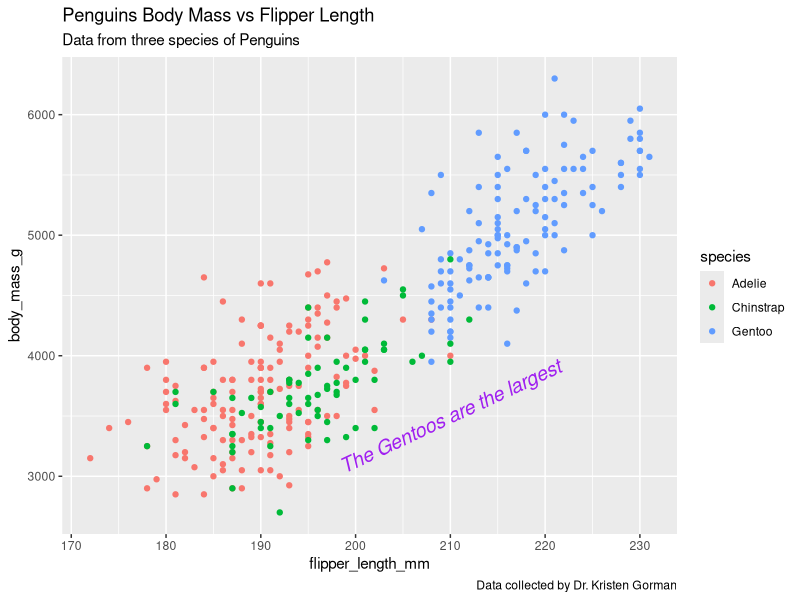
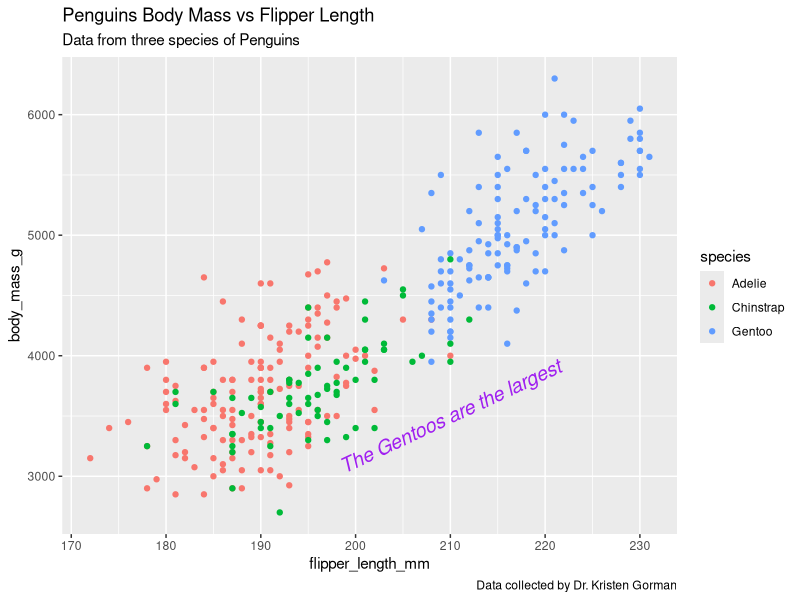
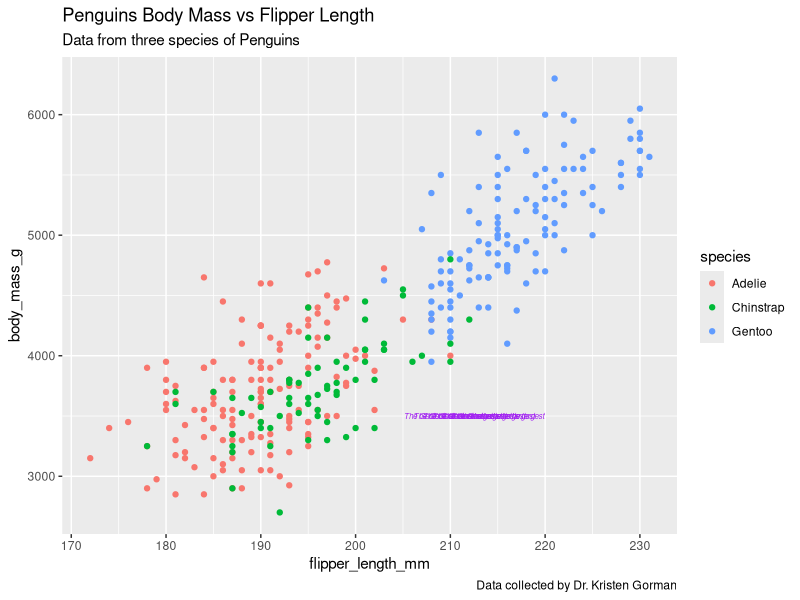
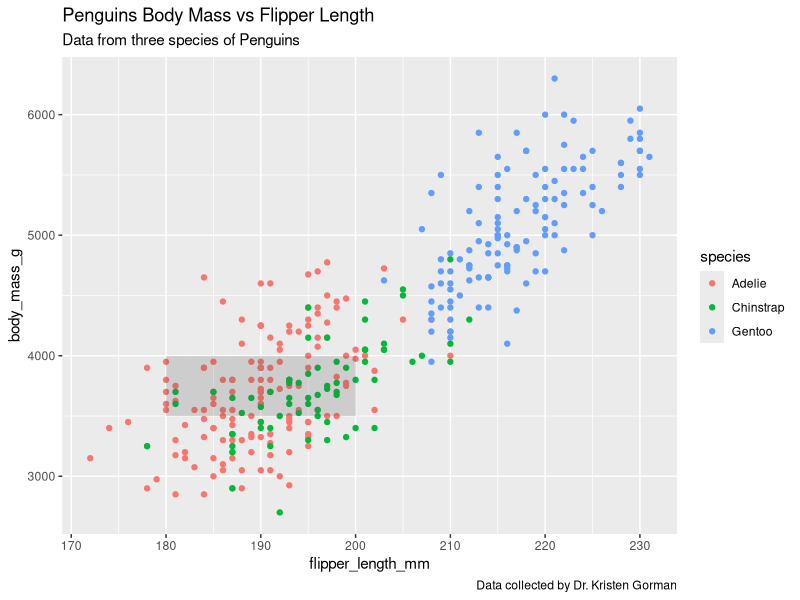
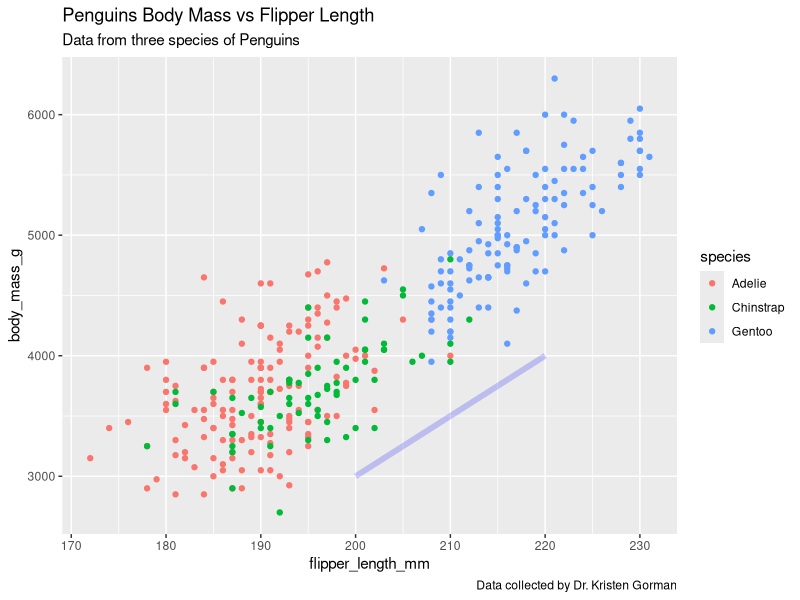
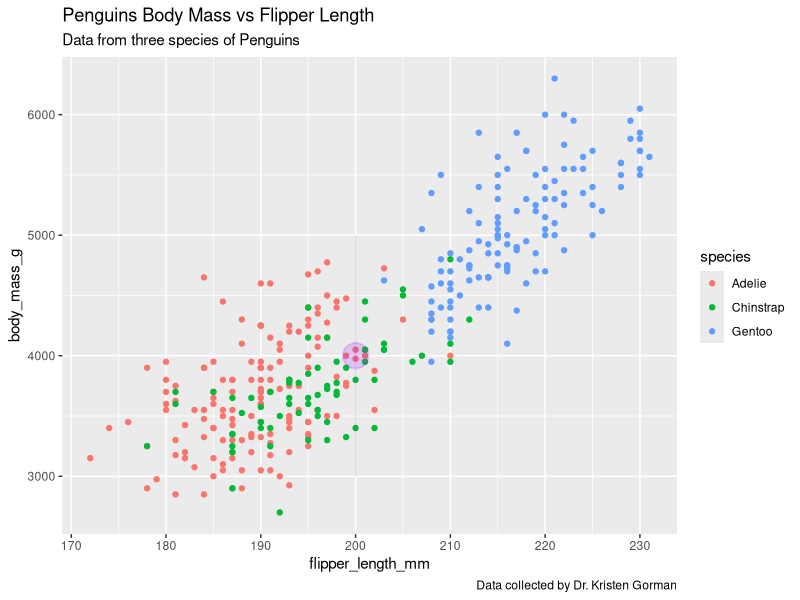
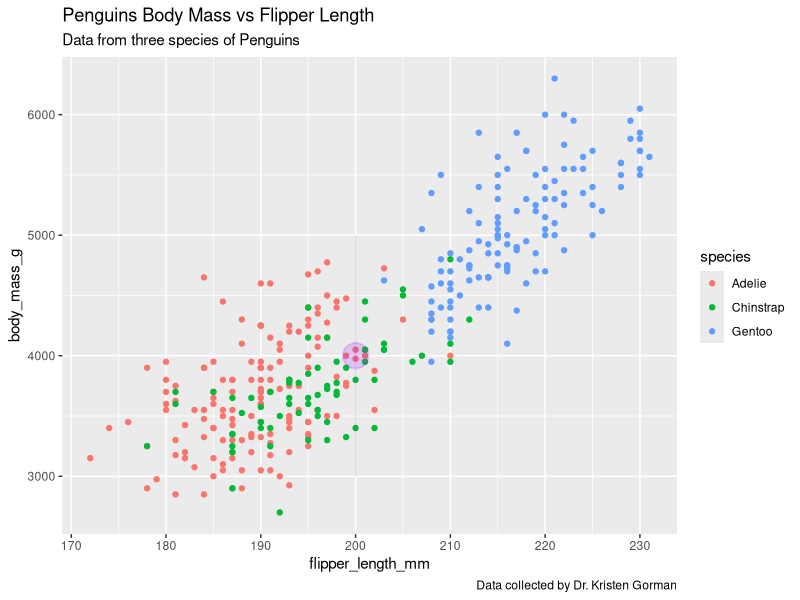
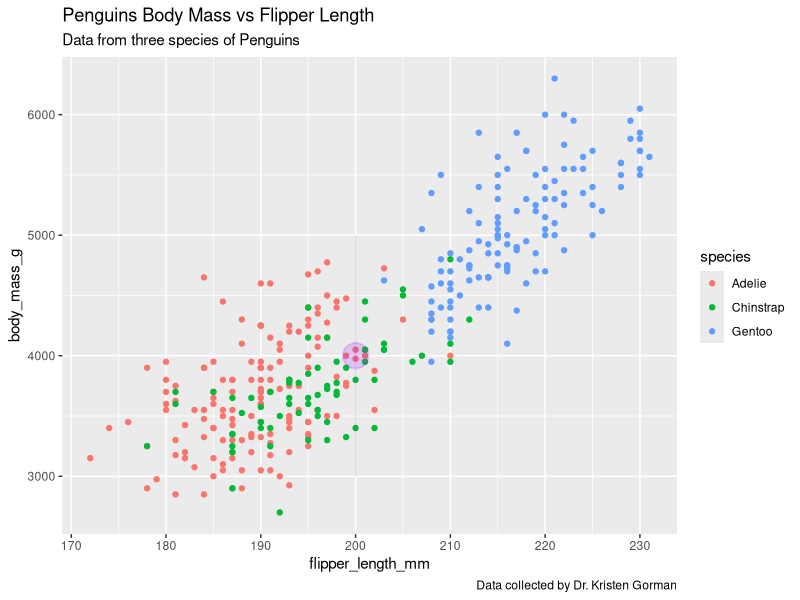

Generate these figures, in order, with R:
library(ggplot2)
library(palmerpenguins)
ggplot(data=penguins)+
  geom_point(mapping = aes(x=flipper_length_mm, y=body_mass_g, color=species))+
  labs(title = "Penguins Body Mass vs Flipper Length", 
          subtitle = "Data from three species of Penguins",
            caption = "Data collected by Dr. Kristen Gorman")+
  annotate("text", x=210, y=3500, label="The Gentoos are the largest",
           color="purple", fontface="italic", size=5, angle=25)

plot_var <- ggplot(data=penguins)+
  geom_point(mapping = aes(x=flipper_length_mm, y=body_mass_g, color=species))+
  labs(title = "Penguins Body Mass vs Flipper Length", 
       subtitle = "Data from three species of Penguins",
       caption = "Data collected by Dr. Kristen Gorman") 
 

plot_var + annotate("text", x=210, y=3500, label="The Gentoos are the largest",
                    color="purple", fontface="italic", size=5, angle=25)


plot_var + annotate("text", x=210:215, y=3500, label="The Gentoos are the largest",
                    color="purple", fontface="italic", size=2)

plot_var + annotate("rect", xmin =180, xmax=200, ymin=3500, ymax=4000, alpha=.2)

plot_var + annotate("segment", x =200, xend=220, y=3000, yend=4000, alpha=.2,
                    color="blue", size=2)

plot_var + annotate("pointrange", x =200, y=4000, ymin=3000, ymax=5000,
                    alpha=.2,color="purple", size=2)

ggsave("D:\\study\\R\\myscripts\\plots\\Rplot_Saving_byCode_sample1.png")

png(file="D:\\study\\R\\myscripts\\plots\\Rplot_Saving_byPNGcode_sample1.png")
plot_var + annotate("pointrange", x =200, y=4000, ymin=3000, ymax=5000,
                    alpha=.2,color="purple", size=2)
dev.off()


pdf(file="D:\\study\\R\\myscripts\\plots\\Rplot_Saving_byPDFcode_sample1.pdf")
plot_var + annotate("pointrange", x =200, y=4000, ymin=3000, ymax=5000,
                    alpha=.2,color="purple", size=2)
dev.off()



jpeg(file="D:\\study\\R\\myscripts\\plots\\Rplot_Saving_byJPGcode_sample1.jpeg")
plot_var + annotate("pointrange", x =200, y=4000, ymin=3000, ymax=5000,
                    alpha=.2,color="purple", size=2)
dev.off()


tiff(file="D:\\study\\R\\myscripts\\plots\\Rplot_Saving_byTIFFcode_sample1.tif")
plot_var + annotate("pointrange", x =200, y=4000, ymin=3000, ymax=5000,
                    alpha=.2,color="purple", size=2)
dev.off()


postscript(file="D:\\study\\R\\myscripts\\plots\\Rplot_Saving.ps")
plot_var + annotate("pointrange", x =200, y=4000, ymin=3000, ymax=5000,
                    alpha=.2,color="purple", size=2)
dev.off()